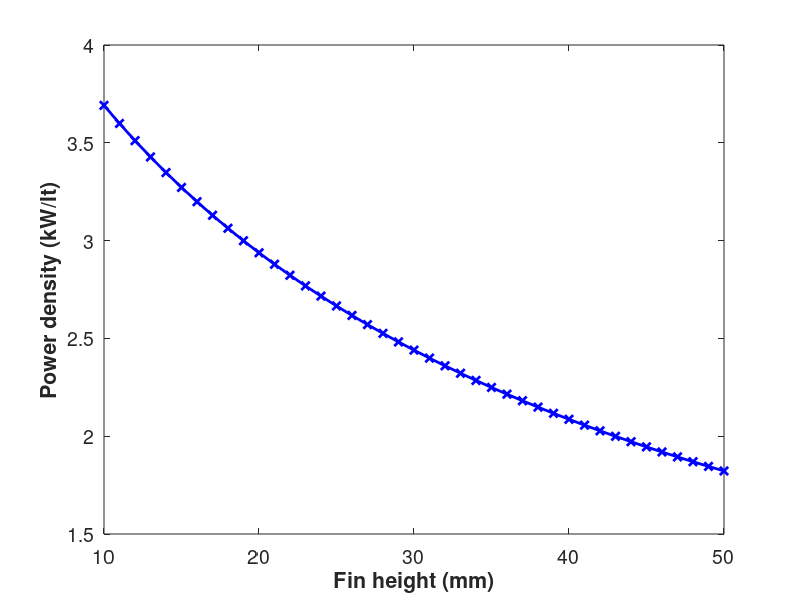

Write the MATLAB code that produced this figure.
% Length
%L_fin = 23; % mm
L_fin = 10:1:50; % mm
L_base = 5; % mm
L_pad = 2; % mm
L_pcb = 1; % mm
L_cap = 21; % mm
L_total = L_base+L_cap+L_fin+L_pad+L_pcb; % mm
% Area
R_pcb = 133; % mm
A_pcb = pi*R_pcb^2/4; % mm^2
% Volume
V_drive_mm3 = A_pcb*L_total; % mm^3
V_drive = V_drive_mm3*1e-6; % lt
% Power density
P_drive = 2; % kW
PD_drive = P_drive./V_drive; % kW/lt

%%
figure;
plot(L_fin,PD_drive,'bx-','Linewidth',2);
xlabel('Fin height (mm)','FontSize',14,'FontWeight','Bold')
ylabel('Power density (kW/lt)','FontSize',14,'FontWeight','Bold')
set(gca,'FontSize',14);
